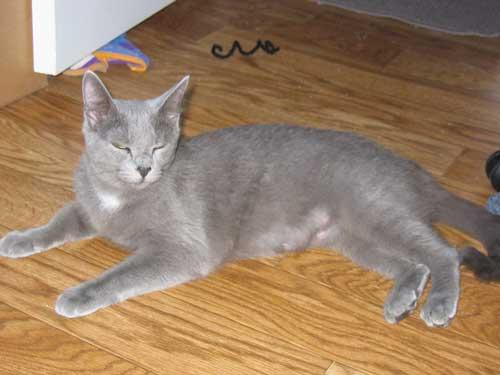
#> input picture scripts/PetImages/Cat/10008.jpg, 500 x 375 px; its folder holds only this picture in this run
$ jupyter execute --allow-errors preprocessing.ipynb
#> lines starting #> are read from the running program, lines starting #| are printed output that depends on the picture
[cell 1]
import numpy as np
import pandas as pd
from sklearn.preprocessing import StandardScaler
from sklearn.decomposition import PCA
import pickle
import os
from PIL import Image

[cell 2]
import os
import numpy as np
import cv2

def load_and_preprocess_images(data_folder, max_images_per_class=1000):
    """Charger et prétraiter les images pour les transformer en vecteurs."""
#> called with data_folder = 'PetImages/Cat', max_images_per_class = 1000

    image_data = []
    labels = []
    total_loaded = 0  # Compteur d'images chargées

    # Charger et prétraiter les images
    if os.path.isdir(data_folder):
        images = [
            img for img in os.listdir(data_folder) if img.endswith((".jpg", ".png"))
        ]
        selected_images = images[:max_images_per_class]

        for image_file in selected_images:
            img_path = os.path.join(data_folder, image_file)
            img = cv2.imread(img_path)
#> img is the input picture: shape (375, 500, 3); mean B, G, R 101.8, 127, 153.8

            if img is None:
                print(f"Erreur de chargement de l'image : {img_path}")
                continue

            img = cv2.resize(img, (64, 64))  # Redimensionner à 64x64
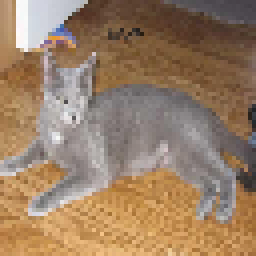
#> img: shape (64, 64, 3) (shown 4 times larger); mean B, G, R 101.9, 127, 153.7
            img_vector = img.flatten()  # Aplatir le tableau d'image
#> img_vector = 12288 values, max 255 at index 1550, min 14 at index 1641, mean 127.5
            image_data.append(img_vector)
            labels.append("Cat")  # Ajouter une étiquette pour toutes les images
            total_loaded += 1  # Incrémente le compteur d'images

        print(f"Total des images chargées : {total_loaded}")  # Affiche le total chargé
        return np.array(image_data), np.array(labels)
    else:
        print("Le dossier n'existe pas :", data_folder)
        return np.array([]), np.array([])

# Exemple d'utilisation
if __name__ == "__main__":
    DATA_FOLDER = "PetImages/Cat"  # Chemin vers le sous-dossier contenant les images de chats

    # Vérifier si le dossier existe
    if os.path.exists(DATA_FOLDER):
        image_vectors, labels = load_and_preprocess_images(DATA_FOLDER)

        # Afficher la forme des vecteurs d'image
        print("Shape of image vectors:", image_vectors.shape)
#| Shape of image vectors: (1, 12288)
    else:
        print("Le dossier n'existe pas :", DATA_FOLDER)

[cell 3]
import os
import numpy as np
import cv2

def load_and_preprocess_images(data_folder, max_images_per_class=1000):
    """Charger et prétraiter les images pour les transformer en vecteurs."""
#> called with data_folder = 'PetImages/Cat', max_images_per_class = 1000

    image_data = []
    labels = []
    total_loaded = 0  # Compteur d'images chargées

    # Charger et prétraiter les images
    if os.path.isdir(data_folder):
        images = [
            img for img in os.listdir(data_folder) if img.endswith((".jpg", ".png"))
        ]
        selected_images = images[:max_images_per_class]

        for image_file in selected_images:
            img_path = os.path.join(data_folder, image_file)
            img = cv2.imread(img_path)

            # Vérifier si l'image a été chargée correctement
            if img is None:
                print(f"Erreur de chargement de l'image : {img_path} - peut-être un fichier corrompu ou un format non pris en charge.")
                continue

            img = cv2.resize(img, (64, 64))  # Redimensionner à 64x64
            img_vector = img.flatten()  # Aplatir le tableau d'image
            image_data.append(img_vector)
            labels.append("Cat")  # Ajouter une étiquette pour toutes les images
            total_loaded += 1  # Incrémente le compteur d'images

        print(f"Total des images chargées : {total_loaded}")  # Affiche le total chargé
        return np.array(image_data), np.array(labels)
    else:
        print("Le dossier n'existe pas :", data_folder)
        return np.array([]), np.array([])

# Exemple d'utilisation
if __name__ == "__main__":
    DATA_FOLDER = "PetImages/Cat"  # Chemin vers le sous-dossier contenant les images de chats

    # Vérifier si le dossier existe
    if os.path.exists(DATA_FOLDER):
        image_vectors, labels = load_and_preprocess_images(DATA_FOLDER)

        # Afficher la forme des vecteurs d'image
        print("Shape of image vectors:", image_vectors.shape)
#| Shape of image vectors: (1, 12288)
    else:
        print("Le dossier n'existe pas :", DATA_FOLDER)

[cell 4]
len([f for f in os.listdir("PetImages/Cat") if f.endswith((".jpg", ".png"))])

[cell 5]
import os
from PIL import Image
import numpy as np

DATA_FOLDER = "PetImages/Cat"  # Remplacez par le bon chemin d'accès à votre dossier
image_data = []

# Compteur d'images chargées
loaded_count = 0

for image_file in os.listdir(DATA_FOLDER):
    if image_file.endswith((".jpg", ".png")):
        image_path = os.path.join(DATA_FOLDER, image_file)
        try:
            # Charger et redimensionner l'image
            image = Image.open(image_path).resize((64, 64)).convert("L")  # Redimensionner à 64x64 et convertir en niveaux de gris
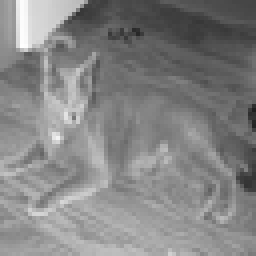
#> image: PIL image 64x64 L (shown 4 times larger); min 32, max 254, mean 132.1
            image_array = np.array(image)  # Convertir l'image en tableau numpy

            # Calculer un vecteur d'embedding simple en prenant la moyenne des pixels
            embedding = image_array.flatten().mean()
#> embedding = 132.1
            image_data.append(embedding)  # Ajouter le vecteur d'embedding à la liste
            loaded_count += 1
        except Exception as e:
            print(f"Erreur de chargement de l'image : {image_path}, Erreur: {e}")

print(f"Total des images chargées : {loaded_count}")
print(f"Shape of image vectors: {np.array(image_data).shape}")  # Afficher la forme des vecteurs d'embedding
#| Shape of image vectors: (1,)
#> `image = Image.open(image_path).resize((32, 32)).convert("L")`:
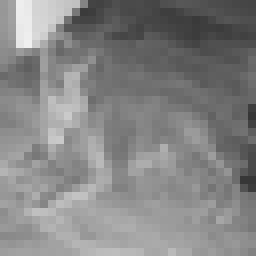
#> image: PIL image 32x32 L (shown 8 times larger); min 54, max 240, mean 132.1
#> `vector = image_array.flatten()  # Transformer l'image en vecteur`: vector = 1024 values, max 240 at index 163, min 54 at index 479, mean 132.1

[cell 6]
import os
from PIL import Image
import numpy as np
import pandas as pd

# Définir les chemins pour les images de chats et de chiens
DATA_FOLDERS = {
    'cat': "PetImages/Cat",
    'dog': "PetImages/Dog"
}
image_data = []
labels = []

# Compteur d'images chargées
loaded_count = 0

#> (the rest of this cell did not finish here and is left out)

[cell 7]
import os
from PIL import Image
import numpy as np
import pandas as pd

# Définir les chemins pour les images de chats et de chiens
DATA_FOLDERS = {
    'cat': "PetImages/Cat",
    'dog': "PetImages/Dog"
}
image_data = []
labels = []

# Compteur d'images chargées
loaded_count = 0

#> (the rest of this cell did not finish here and is left out)

[cell 8]
import os
import numpy as np
import pandas as pd
from PIL import Image

# Définir les chemins pour les images de chats et de chiens
DATA_FOLDERS = {
    'cat': "PetImages/Cat",
    'dog': "PetImages/Dog"
}

image_data = []
labels = []

# Compteur d'images chargées
loaded_count = 0

#> (the rest of this cell did not finish here and is left out)
